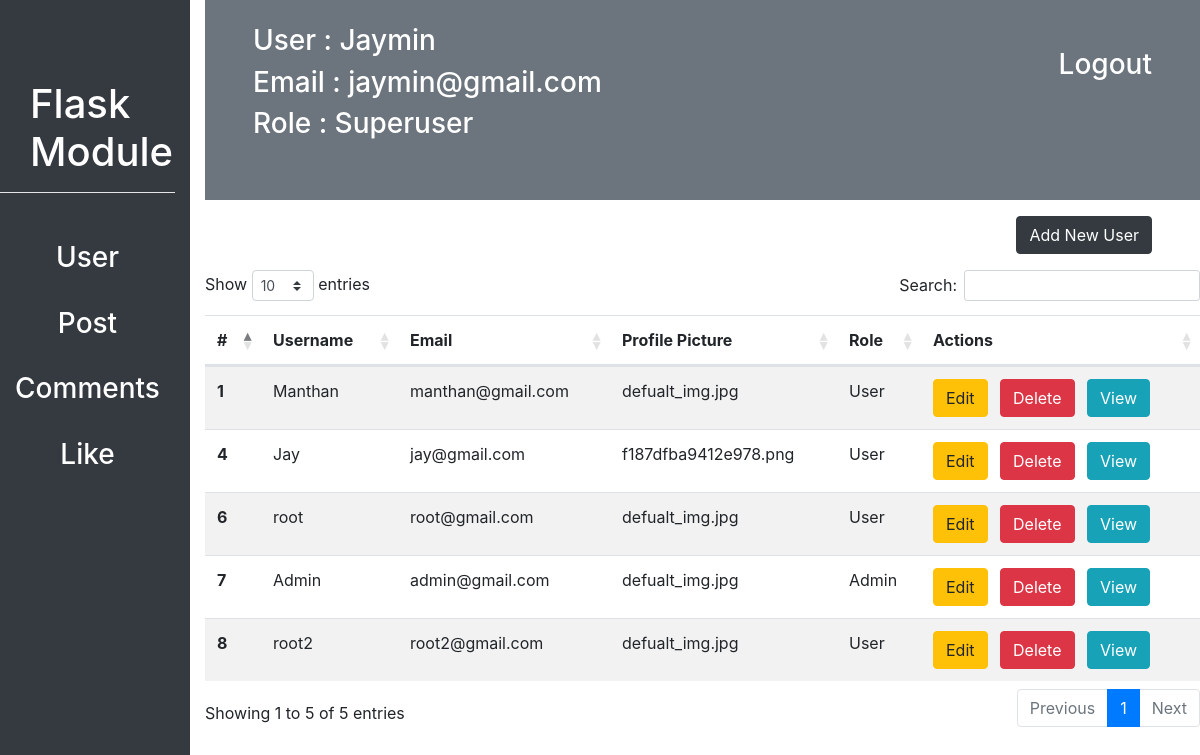
Page /customadmin/dashboard/1 (signed in) on the earlier database version.
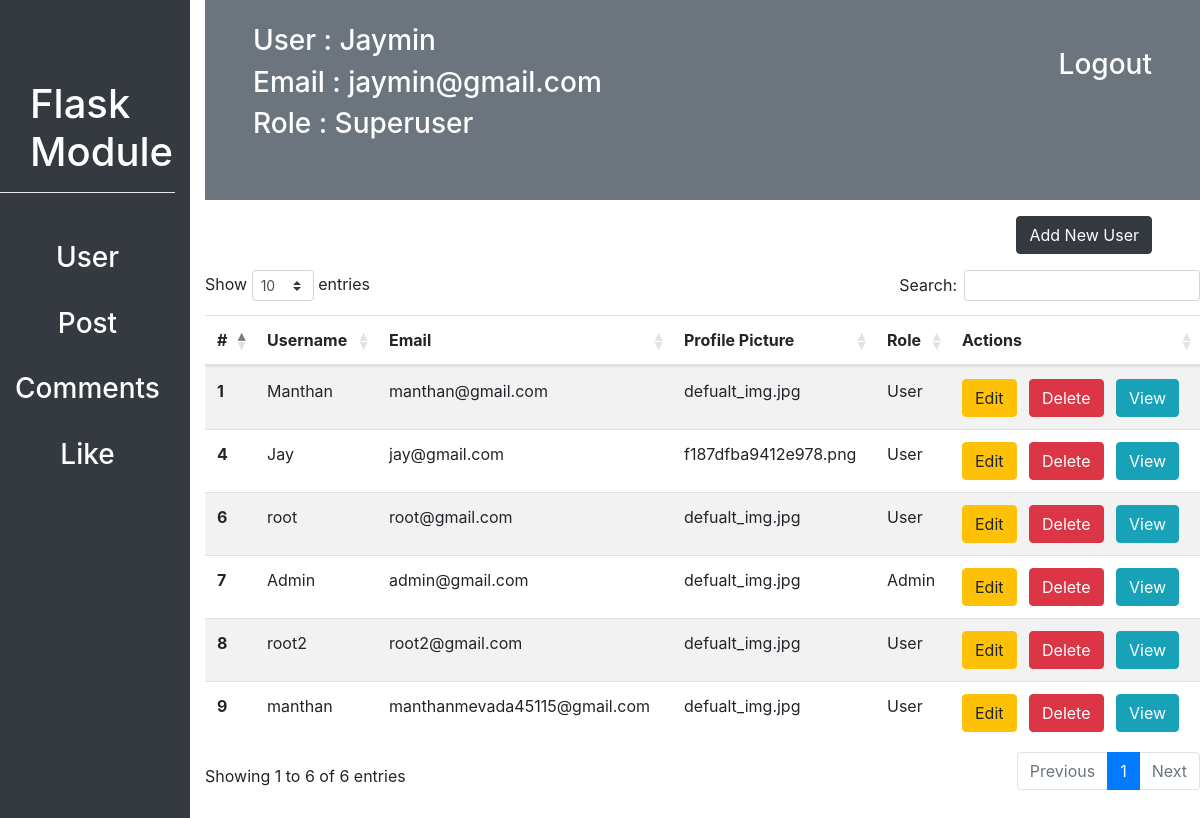
Same page on the later database version.
### flask_module/user/models.py (models this page shows, shortened)
class User(db.Model, UserMixin):
    id = db.Column(db.Integer, primary_key=True)
    username = db.Column(db.String(20), unique=True, nullable=False)
    email = db.Column(db.String(30), unique=True, nullable=False)
    profile_picture = db.Column(db.String(70), nullable=False, default="defualt_img.jpg")
    password = db.Column(db.String(15), nullable=False)
    like = db.relationship("Likes", backref="user", lazy=True, cascade = "all, delete, delete-orphan", )
    post = db.relationship("Post", backref="user", lazy=True, cascade = "all, delete, delete-orphan", )
    comment = db.relationship("Comments", backref="user", lazy=True, cascade = "all, delete, delete-orphan", )
    following = db.relationship("User",
                    secondary=connected_user,
                    primaryjoin=id==connected_user.c.parent_id,
                    secondaryjoin=id==connected_user.c.children_id,
                    backref="followed_by")
    role_id = db.Column(db.Integer, db.ForeignKey("role.id"), nullable=False)

class Role(db.Model):
    id = db.Column(db.Integer, primary_key=True)
    name = db.Column(db.String(20), unique=True, nullable=False)
    user = db.relationship("User", backref="role")

### flask_module/customadmin/routes.py (the view)
@customadmin.route("/customadmin/dashboard/<string:username>")
@login_required
def dashboard(username):
    users = User.query.filter(User.id != current_user.id)
    return render_template("customadmin/dashboard.html", users=users)

### flask_module/customadmin/routes.py (called while the page is built)
def login_required(f):
    @wraps(f)
    def decorated_function(*args, **kwargs):
        if current_user.is_authenticated is False:
            return redirect(url_for('customadmin.login'))
        return f(*args, **kwargs)
    return decorated_function

### flask_module/user/models.py (called while the page is built)
@login_manager.user_loader
def load_user(user_id):
    return User.query.filter_by(id=int(user_id)).first()

### flask_module/templates/customadmin/dashboard.html (shortened to what this page needs)
<!DOCTYPE html>
<html lang="en">
<head>
    <link rel="stylesheet" href="{{ url_for('static', filename='css/bootstrap.css') }}">
    <link rel="stylesheet" href="{{url_for('static', filename="css/datatable.css")}}">
    <link rel="stylesheet" href="{{url_for('static', filename="css/datatable.min.css")}}">
</head>
<body>
    <div class="row" id="sidebar">
        <div class="col bg-dark">
            <div id="module-title">
                <h1 class="text-white">Flask Module</h1>
            </div>
            <hr style="background: white">
            <div class="mt-5 text-center">
                <a href="{{url_for('customadmin.dashboard', username=current_user.username)}}"><h3 class="text-white">User</h3></a><br>
                <a href="{{url_for('customadmin.post_list')}}"><h3 class="text-white">Post</h3></a><br>
                <a href="{{url_for('customadmin.comments_list')}}"><h3 class="text-white">Comments</h3></a><br>
                <a href="{{url_for('customadmin.like_list')}}"><h3 class="text-white">Like</h3></a><br>
            </div>
        </div>
        <div class="col-10">
            <div id="navbar" class="bg-secondary">
                <a href="{{url_for('customadmin.logout')}}"><h3 class="float-right px-5 pt-5 text-white">Logout</h3></a>
                <h3 class="text-white pt-4 px-5">User : {{current_user.username}}</h3>
                <h3 class="text-white px-5">Email : {{current_user.email}}</h3>
                <h3 class="text-white px-5">Role : {{current_user.role.name}}</h3>
            </div>
            {% block contant %}
                {% if current_user.role.name == "Superuser" %}
                <div class="text-right">
                    <a href="{{url_for('customadmin.add_user')}}"><h3 class="mx-5 my-3 btn btn-dark">Add New User</h3></a>
                </div>
                {% endif %}
            <table id="user-table" class="table table-striped m-auto mt-2">
                <thead>
                  <tr>
                    <th scope="col">#</th>
                    <th scope="col">Username</th>
                    <th scope="col">Email</th>
                    <th scope="col">Profile Picture</th>
                    <th scope="col">Role</th>
                    <th scope="col">Actions</th>
                  </tr>
                </thead>
                <tbody>
                {% for user in users %}
                  <tr>
                    <th scope="row">{{user.id}}</th>
                    <td>{{user.username}}</td>
                    <td>{{user.email}}</td>
                    <td>{{user.profile_picture}}</td>
                    <td>{{user.role.name}}</td>
                    <td>
                        {% if current_user.role.name == "Superuser" %}
                        <a href="{{url_for('customadmin.user_update', user_id=user.id)}}" class="btn btn-warning">Edit</a>
                        <a href="" class="btn btn-danger mx-2 delete-user" data-userid="{{user.id}}">Delete</a>
                        {% endif %}
                        <a href="{{url_for('customadmin.user_detail', user_id=user.id)}}" class="btn btn-info">View</a></td>
                  </tr>
                {% endfor %}
                </tbody>
              </table>
              {% endblock contant %}
        </div>
    </div>
</body>
</html>

### flask_module/templates/customadmin/dashboard.html (style rules this page uses)
#sidebar { height: 900px; }
#module-title { margin-top: 80px; margin-left: 30px; }
#navbar { height: 200px; }

Differences in the rows shown:
added User: id "9", username "manthan", email "manthanmevada45115@gmail.com", profile_picture "defualt_img.jpg", role.name "User"
Other differences:
text written by a page script: "Show entries Search: Showing 1 to 5 of 5 entries Previous 1 Next" → "Show entries Search: Showing 1 to 6 of 6 entries Previous 1 Next"
